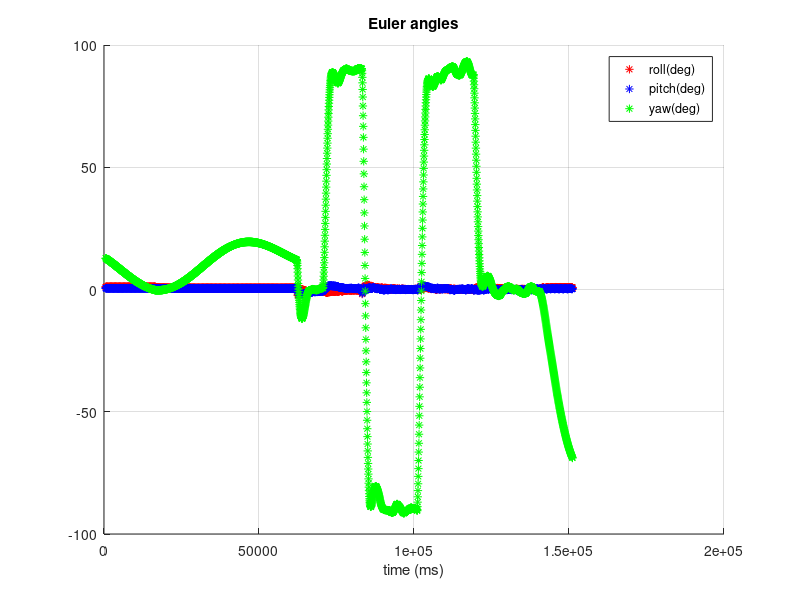
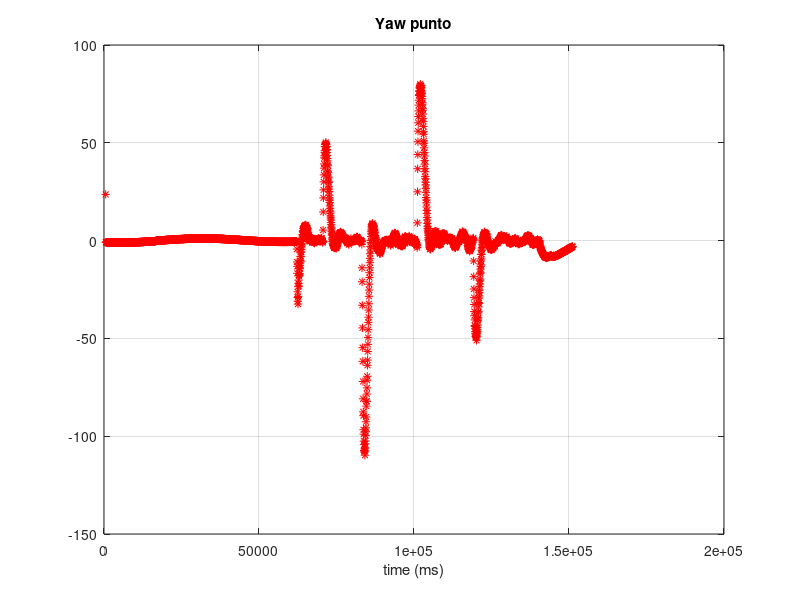
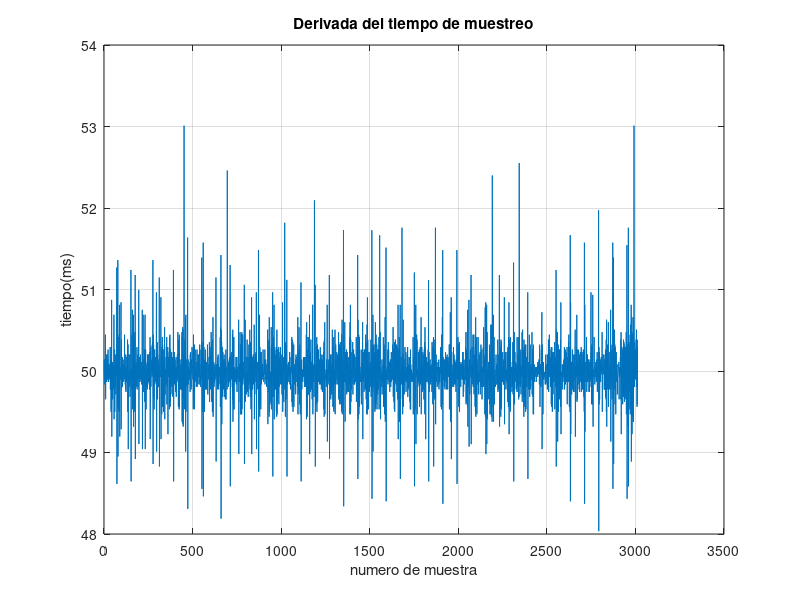
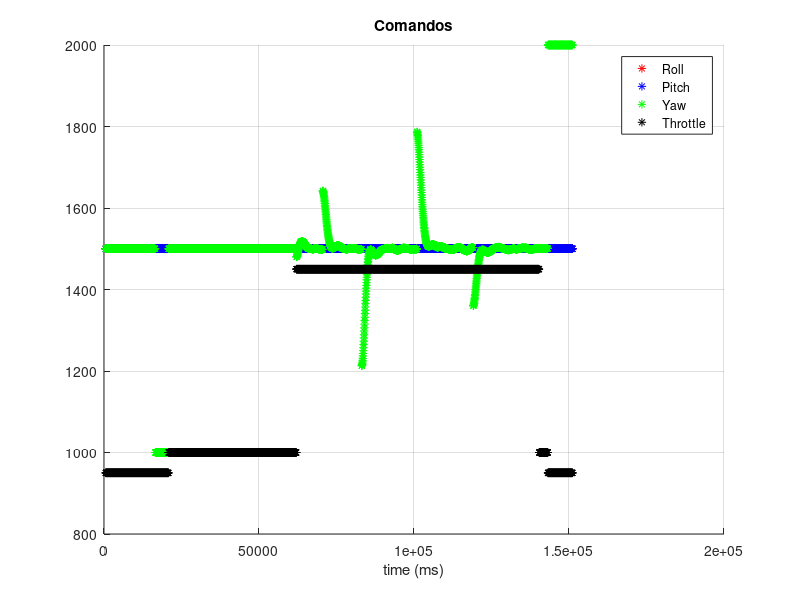

The MATLAB script that drew these images, in order:
close all
clear all
clc

data = importdata('log_controlPD_4.txt',' ');

t = data(:,1)*1000 + data(:,2)/1000; %timepo en milisegundos

t2 = data(:,11)*1000 + data(:,12)/1000; %timepo en milisegundos

figure
hold on
plot(t,data(:,3),'*r')
plot(t,data(:,4),'*b')
plot(t,data(:,5),'*g')
title('Euler angles')
xlabel('time (ms)')
legend('roll(deg)','pitch(deg)','yaw(deg)')
grid on
hold off

figure
plot(t,data(:,6),'*r')
title('Yaw punto')
xlabel('time (ms)')
grid on

figure
plot(diff(t))
title('Derivada del tiempo de muestreo')
xlabel('numero de muestra')
ylabel('tiempo(ms)')
grid on


figure
hold on
plot(t,data(:,7),'*r')
plot(t,data(:,8),'*b')
plot(t,data(:,9),'*g')
plot(t,data(:,10),'*k')
title('Comandos')
xlabel('time (ms)')
legend('Roll','Pitch','Yaw','Throttle')
grid on
hold off

figure
plot(diff(t2))
title('Derivada del tiempo de loop')
xlabel('numero de muestra')
ylabel('tiempo(ms)')
grid on

figure
plot(t-t2)
title('Diferencia entre tiempo de loop y tiempo de muestreo')
xlabel('numero de muestra')
ylabel('tiempo(ms)')
grid on

figure
plot(diff(t)-diff(t2))
title('Diferencia entre derivadas de tiempo de loop y tiempo de muestreo')
xlabel('numero de muestra')
ylabel('tiempo(ms)')
grid on

